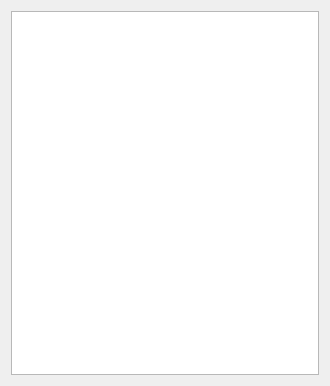
<?xml version="1.0" encoding="UTF-8"?>
<ui version="4.0">
 <class>FeedWidget</class>
 <widget class="QWidget" name="FeedWidget">
  <property name="geometry">
   <rect>
    <x>0</x>
    <y>0</y>
    <width>330</width>
    <height>386</height>
   </rect>
  </property>
  <property name="windowTitle">
   <string>Widget</string>
  </property>
  <layout class="QVBoxLayout" name="verticalLayout">
   <item>
    <widget class="FeedListView" name="listView">
     <property name="focusPolicy">
      <enum>Qt::NoFocus</enum>
     </property>
     <property name="contextMenuPolicy">
      <enum>Qt::CustomContextMenu</enum>
     </property>
     <property name="horizontalScrollBarPolicy">
      <enum>Qt::ScrollBarAlwaysOff</enum>
     </property>
     <property name="editTriggers">
      <set>QAbstractItemView::NoEditTriggers</set>
     </property>
     <property name="showDropIndicator" stdset="0">
      <bool>false</bool>
     </property>
     <property name="selectionMode">
      <enum>QAbstractItemView::NoSelection</enum>
     </property>
    </widget>
   </item>
  </layout>
 </widget>
 <layoutdefault spacing="6" margin="11"/>
 <customwidgets>
  <customwidget>
   <class>FeedListView</class>
   <extends>QListView</extends>
   <header>feedlistview.hpp</header>
  </customwidget>
 </customwidgets>
 <resources/>
 <connections/>
</ui>
